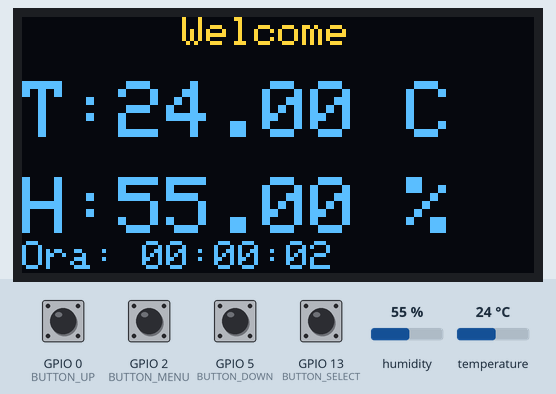
Recording of a sketch running on a simulated ESP8266 (NodeMCU). Parts: 128×64 one-colour display. The test bench sets the inputs (shaded band); at power-on: GPIO 0 (BUTTON_UP), GPIO 2 (BUTTON_MENU), GPIO 5 (BUTTON_DOWN), GPIO 13 (BUTTON_SELECT) HIGH, temperature 24 °C, humidity 55 %. The OLED is the two-colour kind (top 16 rows yellow); WiFi joins after 1.5 s; servers stay silent unless stated; what the sketch prints to the serial monitor is not drawn.

Above: at 2.7 s.
2.8 s: GPIO 2 (BUTTON_MENU) pulled LOW for 0.15 s
At 4.0 s:
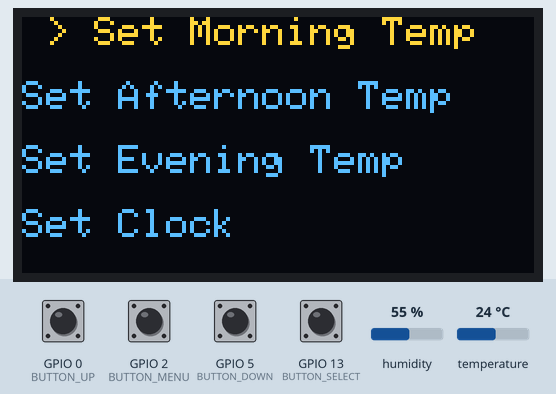
4.4 s: GPIO 13 (BUTTON_SELECT) pulled LOW for 1 s
At 5.4 s:
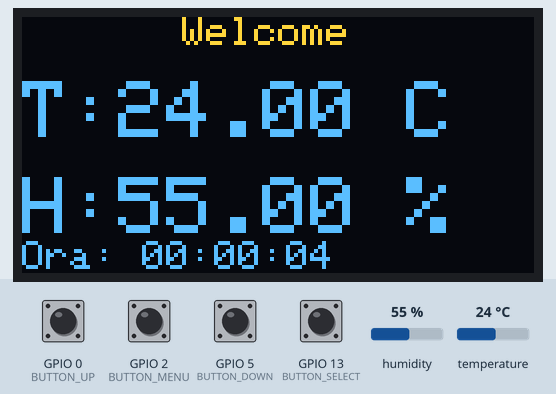
6.9 s: GPIO 2 (BUTTON_MENU) pulled LOW for 1 s
At 9.0 s:
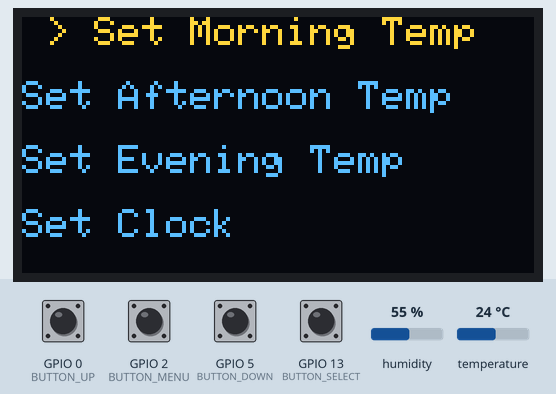
9.4 s: GPIO 0 (BUTTON_UP) pulled LOW for 0.15 s
At 10.2 s:
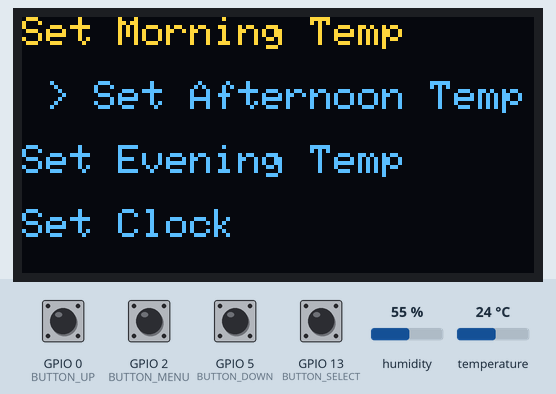
11.0 s: GPIO 2 (BUTTON_MENU) pulled LOW for 1 s
At 12.2 s:
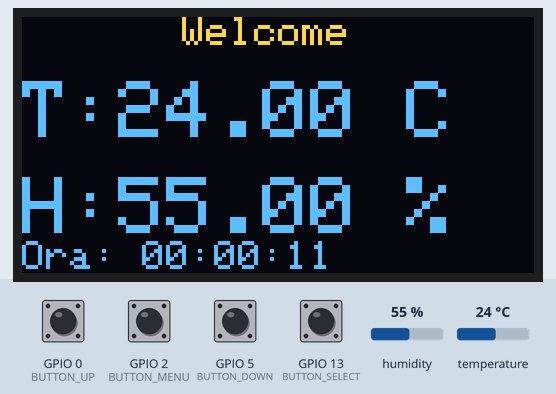
13.5 s: temperature set to 12 °C
At 16.0 s:
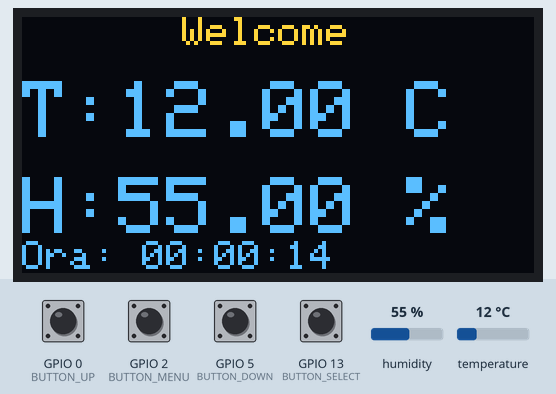
Timing chart, 0 to 17.5 s (numbered marks = the images above; inputs shaded):
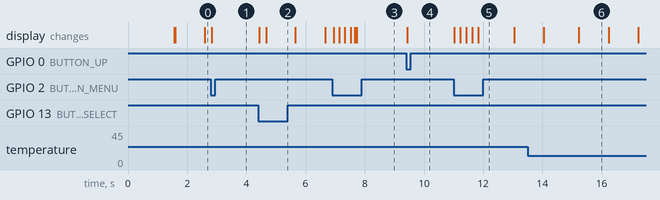

The sketch:

esp8266_v0.3.ino
```cpp
#include <ESP8266WiFi.h>
#include <Adafruit_Sensor.h>
#include <DHT.h>
#include <Adafruit_SSD1306.h>
#include <Adafruit_GFX.h>
#include <Wire.h>

// Configurare senzor DHT
#define DHTPIN 4 // Pinul pentru DHT
#define DHTTYPE DHT22 // Tipul senzorului DHT
DHT dht(DHTPIN, DHTTYPE);

// Setări pentru OLED
#define SCREEN_WIDTH 128
#define SCREEN_HEIGHT 64
#define OLED_RESET -1
Adafruit_SSD1306 display(SCREEN_WIDTH, SCREEN_HEIGHT, &Wire, OLED_RESET);

// Butoane
#define BUTTON_UP 0       // Buton creștere
#define BUTTON_DOWN 5     // Buton scădere
#define BUTTON_SELECT 13  // Buton selectare
#define BUTTON_MENU 2     // Buton schimbare meniu (D4)

// Variabile pentru meniu
bool inMenu = false;
int selectedMenu = 0; // 0 = meniul pentru temperatură, 1 = meniul pentru ceas

// Variabile pentru temperatura setată
float setTemperature = 21.0;
float minTemp = 19.0;
bool inSetTempMode = false;  // Modul de setare a temperaturii
float morningTemp = 21.0;
float afternoonTemp = 23.0;
float eveningTemp = 19.0;

float* currentTempSetting = nullptr;

float hysteresis = 0.2;  // Histerezis ajustabil (între 0.1 și 0.5)
bool relayState = false;  // Variabilă pentru starea curentă a releului


// Configurare Wi-Fi
const char* ssid = "wifi"; // SSID-ul rețelei Wi-Fi
const char* password = "password"; // Parola rețelei Wi-Fi
const char* serverIP = "192.168.0.150"; // IP-ul Arduino-ului

// Variabile pentru ora curentă
int currentHour = 0;
int currentMinute = 0;
int currentSecond = 0;
bool inSetTimeMode = false;
bool settingHours = true; // Inițial setăm orele

// Interval de actualizare
unsigned long previousMillis = 0;
const long interval = 1000; // 1 secundă

unsigned long previousDHTMillis = 0;
const long dhtInterval = 2000; // 2 secunde

unsigned long previousRelayMillis = 0;
const long relayInterval = 5000; // 5 secunde

// Variabile pentru gestionarea butoanelor cu millis()
unsigned long lastDebounceTime = 0;
unsigned long debounceDelay = 200;  // 200 ms pentru debouncing
unsigned long lastPressTimeUp = 0;
unsigned long lastPressTimeDown = 0;
unsigned long pressInterval = 500;  // 500 ms pentru apăsare lungă

// Variabile pentru actualizarea timpului folosind millis()
unsigned long previousSecondMillis = 0;

void setup() {
  Serial.begin(115200);
  dht.begin();

  // Inițializează I2C folosind pinii specificați
  Wire.begin(14, 12); // SDA = GPIO 14, SCL = GPIO 12

  // Inițializează OLED
  if (!display.begin(SSD1306_SWITCHCAPVCC, 0x3C)) {
    for (;;);
  }

  // Setează contrastul (luminozitatea) OLED-ului
  //display.ssd1306_command(SSD1306_DISPLAYOFF);
  //display.ssd1306_command(SSD1306_SETCONTRAST);
  //display.ssd1306_command(5);  // Setează o valoare de contrast mai mică (exemplu: 50)
  //display.clearDisplay();


  // Configurare pini butoane
  pinMode(BUTTON_UP, INPUT_PULLUP);
  pinMode(BUTTON_DOWN, INPUT_PULLUP);
  pinMode(BUTTON_SELECT, INPUT_PULLUP);
  pinMode(BUTTON_MENU, INPUT_PULLUP);

  // Conectare la Wi-Fi
  WiFi.begin(ssid, password);
  while (WiFi.status() != WL_CONNECTED) {
    delay(500);
    Serial.print(".");
  }
  Serial.println("Conectat la rețea!");

  // Afișăm datele senzorului la început
  DisplayDataRead();
}

void loop() {
  unsigned long currentMillis = millis();

  // Actualizare timp curent
  if (currentMillis - previousSecondMillis >= 1000) { // Verificăm dacă a trecut o secundă
    previousSecondMillis = currentMillis;
    currentSecond++;
    if (currentSecond >= 60) {
      currentSecond = 0;
      currentMinute++;
      if (currentMinute >= 60) {
        currentMinute = 0;
        currentHour++;
        if (currentHour >= 24) {
          currentHour = 0;
        }
      }
    }
  }

  // Afișăm datele dacă nu se apasă niciun buton și nu suntem în niciun meniu
  if (!inMenu && !inSetTempMode && !inSetTimeMode) {
    if (currentMillis - previousMillis >= interval) {
      previousMillis = currentMillis;
      DisplayDataRead();
    }
  }

  // Verificăm butonul de meniu pentru a intra în meniuri
  if (digitalRead(BUTTON_MENU) == LOW && (currentMillis - lastDebounceTime) > debounceDelay) {
    lastDebounceTime = currentMillis;
    inMenu = !inMenu; // Comutăm între meniuri și afișare normală

    if (inMenu) {
      displayMainMenu();
    } else {
      DisplayDataRead(); // Revenim la afișarea senzorului când ieșim din meniu
    }
  }

  // Gestionăm meniul principal dacă suntem în el
  if (inMenu) {
    handleMainMenu();
  }

  // Gestionăm setarea temperaturii sau orei, în funcție de selecția din meniu
  if (inSetTempMode) {
    SetareTemp();
  } else if (inSetTimeMode) {
    setTime();
  }
    // Apelăm RelaySend() doar la fiecare 5 secunde
  if (currentMillis - previousRelayMillis >= relayInterval) {
    previousRelayMillis = currentMillis;
    RelaySend();
  }
}

// Afișare date temperatură și umiditate
void DisplayDataRead() {
  float humidity = dht.readHumidity();
  float temperature = dht.readTemperature();

  display.clearDisplay();
  display.setTextSize(1);
  display.setTextColor(SSD1306_WHITE);
  display.setCursor(40, 0);
  display.println(F("Welcome"));

  display.setTextSize(2);
  display.setCursor(0, 16);
  display.print(F("T:"));
  display.print(temperature);
  display.print(F(" C"));

  display.setCursor(0, 40);
  display.print(F("H:"));
  display.print(humidity);
  display.print(F(" %"));

  // Afișăm ora curentă
  display.setTextSize(1);
  display.setCursor(0, 56); // Setează poziția mai jos pe ecran pentru afișarea orei
  display.print("Ora: ");
  if (currentHour < 10) display.print("0"); // Afișăm ora cu două cifre
  display.print(currentHour);
  display.print(":");
  if (currentMinute < 10) display.print("0"); // Afișăm minutele cu două cifre
  display.print(currentMinute);
  display.print(":");
  if (currentSecond < 10) display.print("0"); // Afișăm secundele cu două cifre
  display.print(currentSecond);

  display.display();  // Actualizăm ecranul
}

// Afișare meniu principal cu selecție
void displayMainMenu() {
  display.clearDisplay();
  display.setTextSize(1);
  display.setTextColor(SSD1306_WHITE);

  display.setCursor(0, 0);
  if (selectedMenu == 0) display.print(" > ");
  display.println("Set Morning Temp");

  display.setCursor(0, 16);
  if (selectedMenu == 1) display.print(" > ");
  display.println("Set Afternoon Temp");

  display.setCursor(0, 32);
  if (selectedMenu == 2) display.print(" > ");
  display.println("Set Evening Temp");

  display.setCursor(0, 48);
  if (selectedMenu == 3) display.print(" > ");
  display.println("Set Clock");

  display.display();
}


// Gestionarea meniului principal
void handleMainMenu() {
  unsigned long currentMillis = millis();

  if (digitalRead(BUTTON_UP) == LOW && currentMillis - lastPressTimeUp > debounceDelay) {
    lastPressTimeUp = currentMillis;
    selectedMenu = (selectedMenu + 1) % 4; // Acum avem 4 opțiuni
    displayMainMenu();
  }

  if (digitalRead(BUTTON_SELECT) == LOW && currentMillis - lastDebounceTime > debounceDelay) {
    lastDebounceTime = currentMillis;
    inMenu = false; // Ieșim din meniul principal

    if (selectedMenu == 0) {
      inSetTempMode = true; // Modul de setare pentru dimineață
      currentTempSetting = &morningTemp;
    } else if (selectedMenu == 1) {
      inSetTempMode = true; // Modul de setare pentru după-amiază
      currentTempSetting = &afternoonTemp;
    } else if (selectedMenu == 2) {
      inSetTempMode = true; // Modul de setare pentru seară
      currentTempSetting = &eveningTemp;
    } else if (selectedMenu == 3) {
      inSetTimeMode = true; // Setarea orei
    }
  }
}


// Funcție pentru setarea temperaturii cu butoanele UP și DOWN
void SetareTemp() {
  unsigned long currentMillis = millis();

  display.clearDisplay();
  display.setTextSize(2);
  display.setTextColor(SSD1306_WHITE);
  display.setCursor(0, 0);
  display.print("Set Temp:");

  display.setCursor(0, 40);
  display.print(*currentTempSetting);
  display.print(" *C");
  display.display();

  if (digitalRead(BUTTON_UP) == LOW && currentMillis - lastPressTimeUp > pressInterval) {
    lastPressTimeUp = currentMillis;
    *currentTempSetting += 0.5;
  }

  if (digitalRead(BUTTON_DOWN) == LOW && currentMillis - lastPressTimeDown > pressInterval) {
    lastPressTimeDown = currentMillis;
    if (*currentTempSetting > minTemp) {
      *currentTempSetting -= 0.5;
    }
  }

  if (digitalRead(BUTTON_SELECT) == LOW && currentMillis - lastDebounceTime > debounceDelay) {
    lastDebounceTime = currentMillis;
    inSetTempMode = false; // Ieșim din modul de setare a temperaturii
  }
}


// Funcție pentru setarea orei
void setTime() {
  unsigned long currentMillis = millis();

  display.clearDisplay();
  display.setTextSize(2);
  display.setTextColor(SSD1306_WHITE);
  display.setCursor(0, 0);
  display.print("Set Time:");

  // Afișăm ora curentă pentru setare
  display.setCursor(0, 40);
  if (settingHours) {
    display.print("Hour: ");
    display.print(currentHour);
  } else {
    display.print("Minute: ");
    display.print(currentMinute);
  }
  display.display();

  // Buton UP pentru a crește ora/minutul
  if (digitalRead(BUTTON_UP) == LOW && currentMillis - lastPressTimeUp > pressInterval) {
    lastPressTimeUp = currentMillis;
    if (settingHours) {
      currentHour = (currentHour + 1) % 24; // Crește ora (0-23)
    } else {
      currentMinute = (currentMinute + 1) % 60; // Crește minutul (0-59)
    }
  }

  // Buton DOWN pentru a scădea ora/minutul
  if (digitalRead(BUTTON_DOWN) == LOW && currentMillis - lastPressTimeDown > pressInterval) {
    lastPressTimeDown = currentMillis;
    if (settingHours) {
      currentHour = (currentHour + 23) % 24; // Scade ora (0-23)
    } else {
      currentMinute = (currentMinute + 59) % 60; // Scade minutul (0-59)
    }
  }

  // Buton SELECT pentru a schimba între setarea orei și minutei
  if (digitalRead(BUTTON_SELECT) == LOW && currentMillis - lastDebounceTime > debounceDelay) {
    lastDebounceTime = currentMillis;
    settingHours = !settingHours; // Comutăm între setarea orei și minutei
  }

  // Buton MENU pentru a salva ora și a ieși din modul de setare
  if (digitalRead(BUTTON_MENU) == LOW && currentMillis - lastDebounceTime > debounceDelay) {
    lastDebounceTime = currentMillis;
    inSetTimeMode = false; // Ieșim din modul de setare a timpului
  }
}

// Funcție care trimite comanda către releu pe baza temperaturii citite și aplică histerezis
void RelaySend() {
    float temperature = dht.readTemperature();
    float targetTemperature;

    // Selectăm temperatura țintă în funcție de ora curentă
    if (currentHour >= 6 && currentHour < 12) {
        targetTemperature = morningTemp;
    } else if (currentHour >= 12 && currentHour < 18) {
        targetTemperature = afternoonTemp;
    } else {
        targetTemperature = eveningTemp;
    }

    // Verificăm dacă citirea temperaturii este validă
    if (isnan(temperature)) {
        Serial.println("Eroare citire DHT");
        return;
    }

    // Aplicația histerezisului
    if (temperature < (targetTemperature - hysteresis)) {
        if (!relayState) {
            sendRelayCommand(1); // Pornim releul dacă temperatura scade sub prag minus histerezis
            relayState = true;
            Serial.println("Releu ON");
        }
    } else if (temperature > (targetTemperature + hysteresis)) {
        if (relayState) {
            sendRelayCommand(0); // Oprim releul dacă temperatura depășește prag plus histerezis
            relayState = false;
            Serial.println("Releu OFF");
        }
    }

    // Afișăm starea releului și temperatura curentă pentru debugging
    Serial.print("Temperatura actuală: ");
    Serial.println(temperature);
    Serial.print("Releu stare: ");
    Serial.println(relayState ? "ON" : "OFF");
}


void sendRelayCommand(int state) {
  WiFiClient client;
  float temperature = dht.readTemperature();

  // Timeout pentru conexiune
  unsigned long startAttemptTime = millis();

  if (client.connect(serverIP, 81)) { // Conectare la server
    String command = "releu=" + String(state); // Formează comanda releului
    client.print(command); // Trimiterea comenzii
    client.stop(); // Închide conexiunea
    Serial.print("Comandă trimisă: ");
    Serial.println(command);
  } else if (millis() - startAttemptTime > 1000) {  // Timeout de 1 secundă
    Serial.println("Conexiune eșuată la server.");
    client.stop(); // Închide conexiunea dacă eșuează
  }
}
```

Measured:
- after the input at 2.8 s, the display: changes at once (image 1)
- after the input at 4.4 s, the display: first changes at once (image 2 shows a later state)
- after the input at 6.9 s, the display: changes after 0.06 s (image 3)
- after the input at 9.4 s, the display: changes at once (image 4)
- after the input at 11.0 s, the display: first changes at once (image 5 shows a later state)
- what the display in image 6 shows lasts 1.0 s, from 15.2 s to 16.2 s
